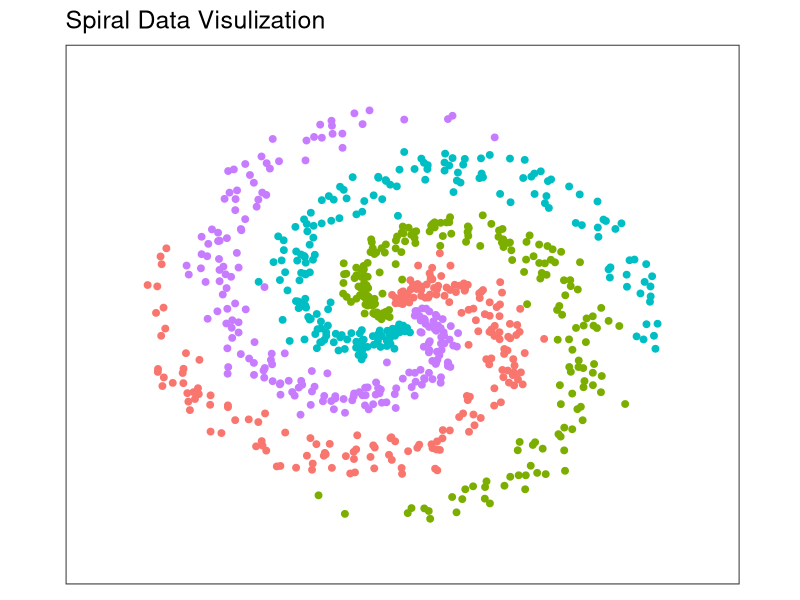

The R source for this figure: (Note: this script raises an error after producing the figure.)
library(ggplot2)
library(caret)
 
N <- 200 # number of points per class
D <- 2 # dimensionality
K <- 4 # number of classes
X <- data.frame() # data matrix (each row = single example)
y <- data.frame() # class labels
 
set.seed(308)
 
for (j in (1:K)){
  r <- seq(0.05,1,length.out = N) # radius
  t <- seq((j-1)*4.7,j*4.7, length.out = N) + rnorm(N, sd = 0.3) # theta
  Xtemp <- data.frame(x =r*sin(t) , y = r*cos(t)) 
  ytemp <- data.frame(matrix(j, N, 1))
  X <- rbind(X, Xtemp)
  y <- rbind(y, ytemp)
}
 
data <- cbind(X,y)
colnames(data) <- c(colnames(X), 'label')

x_min <- min(X[,1])-0.2; x_max <- max(X[,1])+0.2
y_min <- min(X[,2])-0.2; y_max <- max(X[,2])+0.2
 
# lets visualize the data:
ggplot(data) + geom_point(aes(x=x, y=y, color = as.character(label)), size = 2) + theme_bw(base_size = 15) +
  xlim(x_min, x_max) + ylim(y_min, y_max) +
  ggtitle('Spiral Data Visulization') +
  coord_fixed(ratio = 0.8) +
  theme(axis.ticks=element_blank(), panel.grid.major = element_blank(), panel.grid.minor = element_blank(), 
        axis.text=element_blank(), axis.title=element_blank(), legend.position = 'none')
        
X <- as.matrix(X)
Y <- matrix(0, N*K, K)
 
for (i in 1:(N*K)){
  Y[i, y[i,]] <- 1
}

# %*% dot product, * element wise product
nnet <- function(X, Y, step_size = 0.5, reg = 0.001, h = 10, niteration){
  # get dim of input
  N <- nrow(X) # number of examples
  K <- ncol(Y) # number of classes
  D <- ncol(X) # dimensionality
 
  # initialize parameters randomly
  W <- 0.01 * matrix(rnorm(D*h), nrow = D)
  b <- matrix(0, nrow = 1, ncol = h)
  W2 <- 0.01 * matrix(rnorm(h*K), nrow = h)
  b2 <- matrix(0, nrow = 1, ncol = K)
 
  # gradient descent loop to update weight and bias
  for (i in 0:niteration){
    # hidden layer, ReLU activation
    hidden_layer <- pmax(0, X%*% W + matrix(rep(b,N), nrow = N, byrow = T))
    hidden_layer <- matrix(hidden_layer, nrow = N)
    # class score
    scores <- hidden_layer%*%W2 + matrix(rep(b2,N), nrow = N, byrow = T)
 
    # compute and normalize class probabilities
    exp_scores <- exp(scores)
    probs <- exp_scores / rowSums(exp_scores)
 
    # compute the loss: sofmax and regularization
    corect_logprobs <- -log(probs)
    data_loss <- sum(corect_logprobs*Y)/N
    reg_loss <- 0.5*reg*sum(W*W) + 0.5*reg*sum(W2*W2)
    loss <- data_loss + reg_loss
    # check progress
    if (i%%1000 == 0 | i == niteration){
      print(paste("iteration", i,': loss', loss))}
 
    # compute the gradient on scores
    dscores <- probs-Y
    dscores <- dscores/N
 
    # backpropate the gradient to the parameters
    dW2 <- t(hidden_layer)%*%dscores
    db2 <- colSums(dscores)
    # next backprop into hidden layer
    dhidden <- dscores%*%t(W2)
    # backprop the ReLU non-linearity
    dhidden[hidden_layer <= 0] <- 0
    # finally into W,b
    dW <- t(X)%*%dhidden
    db <- colSums(dhidden)
 
    # add regularization gradient contribution
    dW2 <- dW2 + reg *W2
    dW <- dW + reg *W
 
    # update parameter 
    W <- W-step_size*dW
    b <- b-step_size*db
    W2 <- W2-step_size*dW2
    b2 <- b2-step_size*db2
  }
  return(list(W, b, W2, b2))
}

nnetPred <- function(X, para = list()){
  W <- para[[1]]
  b <- para[[2]]
  W2 <- para[[3]]
  b2 <- para[[4]]
 
  N <- nrow(X)
  hidden_layer <- pmax(0, X%*% W + matrix(rep(b,N), nrow = N, byrow = T)) 
  hidden_layer <- matrix(hidden_layer, nrow = N)
  scores <- hidden_layer%*%W2 + matrix(rep(b2,N), nrow = N, byrow = T) 
  predicted_class <- apply(scores, 1, which.max)
 
  return(predicted_class)  
}
 

train_h2o <- as.h2o(data)
nnet.model <- h2o.deeplearning(1:2,3,train_h2o,epochs=1e3)
nnet.model1 <- h2o.deeplearning(1:2,3,train_h2o,hidden=c(100,100,100,100,100,100,100),epochs=1e6)
nnet.model2 <- h2o.randomForest(1:2,3,train_h2o)

predicted_class <- as.matrix(h2o.predict(nnet.model, as.h2o(X)))
predicted_class1 <- as.matrix(h2o.predict(nnet.model1, as.h2o(X)))
predicted_class2 <- as.matrix(h2o.predict(nnet.model2, as.h2o(X)))

par(mfrow=c(3,1))
plot(predicted_class)
plot(predicted_class1)
plot(predicted_class2)

# plot the resulting classifier
hs <- 0.01
grid <- as.matrix(expand.grid(seq(x_min, x_max, by = hs), seq(y_min, y_max, by =hs)))
colnames(grid) <- c("x","y")
Z <- as.matrix(h2o.predict(nnet.model1, as.h2o(grid)))
 
ggplot()+
  geom_tile(aes(x = grid[,1],y = grid[,2],fill=as.character(round(Z))), alpha = 0.3, show.legend = F)+ 
  geom_point(data = data, aes(x=x, y=y, color = as.character(label)), size = 2) + theme_bw(base_size = 15) +
  ggtitle('Neural Network Decision Boundary') +
  coord_fixed(ratio = 0.8) + 
  theme(axis.ticks=element_blank(), panel.grid.major = element_blank(), panel.grid.minor = element_blank(), 
        axis.text=element_blank(), axis.title=element_blank(), legend.position = 'none')
